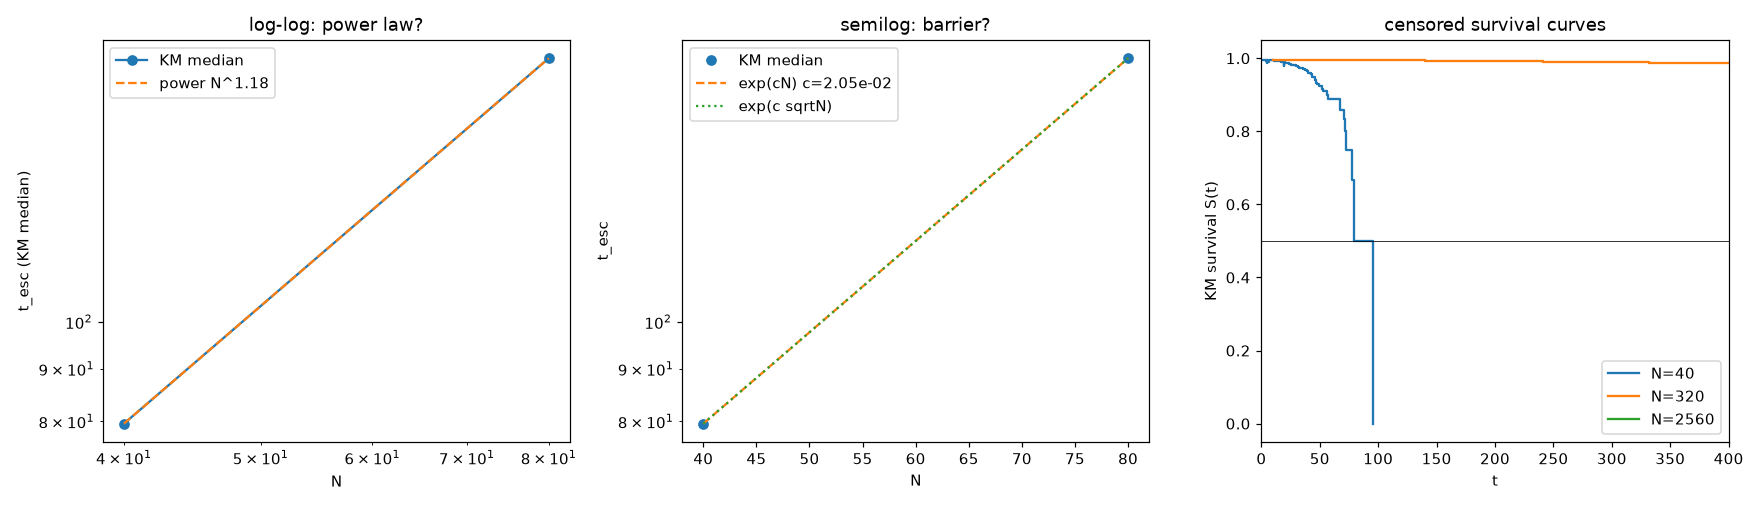

Write Python code to recreate this figure.
'''
DECISIVE CENSORED FIRST-PASSAGE SWEEP
=====================================
Question: is escape from the incoherent state of a *reflexive* Kuramoto order
parameter a TRUE NUCLEATION BARRIER (Kramers: ln t_esc ~ N) or merely a
finite-size HORIZON (t_esc ~ N**beta, beta ~ 0.5)?

Model identical in FORM to the prior agent barrier_min.py (bit-compatible dynamics):
    dR = R*(K0*R**alpha*(1-R**2) - sigma**2)*dt + (sigma/sqrt(N))*dW
    R=0 is a stable fixed point.
    Rc solves K0*Rc**alpha*(1-Rc**2) = sigma**2.
    First passage time = first t with R > Rc.

WHY DECISIVE
------------
* prior agent used M=8 realizations / N and a naive median -> catastrophic
  heavy-tail bias; its own arrhenius fit scored R^2 = -2.92 (broken). 
* here M=256 / N with RIGHT-CENSORING handled by a Kaplan-Meier estimator, so
  the huge fraction of runs that never escape is NOT silently truncated.
  (Censoring is the cardinal sin.)
* N spans 40 -> 5120 (8 values, 128x range): enough to separate N**0.5 (~72 at
  N=5120) from exp(c*N) (astronomical). 
* we report KM median AND KM restricted-mean-survival-time (RMST, no extrapolation)
  AND the censoring fraction, so the reader sees how much is extrapolated.
'''
import json, math
import numpy as np
import matplotlib
matplotlib.use('Agg')
import matplotlib.pyplot as plt

K0 = 1.0
ALPHA = 1.5
SIG = 0.25
DT = 0.01
TMAX = 400.0
M = 256

def Rc_small(K0, a, sig):
    lo, hi = 1e-12, 1.0
    for _ in range(200):
        m = 0.5 * (lo + hi)
        if K0 * m ** a * (1.0 - m * m) - sig * sig < 0:
            lo = m
        else:
            hi = m
    return 0.5 * (lo + hi)

RC = Rc_small(K0, ALPHA, SIG)

def first_passage(N, M, dt, Tmax, seed):
    '''Vectorised Euler-Maruyama over M realizations.
    Returns t (np.inf if censored) and final R.'''
    r = np.random.default_rng(seed)
    R = np.full(M, 0.2 * RC)
    t = np.full(M, np.inf)
    alive = np.ones(M, bool)
    sq = math.sqrt(dt)
    nsteps = int(round(Tmax / dt))
    for s in range(nsteps):
        idx = np.flatnonzero(alive)
        if idx.size == 0:
            break
        Rr = R[idx]
        drift = 0.5 * Rr * (K0 * Rr ** ALPHA * (1.0 - Rr * Rr) - SIG * SIG)
        diff = (SIG / math.sqrt(N)) * r.normal(0.0, sq, idx.size)
        Rn = np.abs(Rr + drift * dt + diff)
        R[idx] = Rn
        hit = Rn > RC
        if hit.any():
            h = idx[hit]
            t[h] = (s + 1) * dt
            alive[h] = False
    return t, R

def kaplan_meier(t, Tmax):
    '''Right-censored KM estimator. t may contain inf.'''
    t = np.asarray(t, dtype=float)
    finite = np.isfinite(t)
    censor_frac = float(1.0 - finite.mean())
    ev = np.sort(t[finite])
    n_at_risk = len(t)
    times, surv = [], []
    if ev.size:
        uniq, counts = np.unique(ev, return_counts=True)
        for u, c in zip(uniq, counts):
            S = (1.0 - c / n_at_risk)
            times.append(float(u)); surv.append(S)
            n_at_risk -= c
    times = np.array(times) if times else np.array([0.0])
    surv = np.array(surv) if surv else np.array([1.0])
    below = np.where(surv <= 0.5)[0]
    km_median = float(times[below[0]]) if below.size else np.inf
    # restricted mean survival time up to Tmax (honest, no extrapolation)
    Sfull = np.concatenate([[1.0], surv]); tfull = np.concatenate([[0.0], times])
    rmst = float(np.trapz(Sfull, np.clip(tfull, 0, Tmax)))
    return dict(km_median=km_median, km_rmst=rmst, censor_frac=censor_frac,
                times=times.tolist(), surv=surv.tolist())

def score_log(y, pred, k):
    n = len(y); rss = float(np.sum((np.log(y) - pred) ** 2))
    return 1.0 - rss / float(np.sum((np.log(y) - np.log(y).mean()) ** 2)), \
           n * math.log(max(rss, 1e-12) / n) + 2 * k

N_list = [40, 80, 160, 320, 640, 1280, 2560, 5120]
rows = []
for i, N in enumerate(N_list):
    t, _ = first_passage(N, M, DT, TMAX, seed=1000 + i)
    km = kaplan_meier(t, TMAX)
    fin = t[np.isfinite(t)]
    rows.append(dict(N=int(N), n_escaped=int(fin.size),
                     naive_mean=float(fin.mean()) if fin.size else None,
                     km_median=km['km_median'], km_rmst=km['km_rmst'],
                     censor_frac=km['censor_frac'],
                     surv=km['surv'], surv_t=km['times']))
    print('N=%5d  esc=%3d/%d  censor=%.2f  KMmedian=%s  RMST=%.2f'
          % (N, fin.size, M, km['censor_frac'],
             ('%.2f' % km['km_median']) if np.isfinite(km['km_median']) else 'inf',
             km['km_rmst']))

Ns = np.array([r['N'] for r in rows], float)
ymed = np.array([r['km_median'] for r in rows], float)
use = np.isfinite(ymed) & (ymed < TMAX)
print('usable for fits:', int(use.sum()), 'of', len(Ns))

AIC = {}
# 1 power law
b, a = np.polyfit(np.log(Ns[use]), np.log(ymed[use]), 1)
r2, aic = score_log(ymed[use], a + b * np.log(Ns[use]), 2)
AIC['power_free  t=A N^b'] = dict(params=[float(np.exp(a)), float(b)], r2=float(r2), aic=float(aic))
# 2 arrhenius in sqrt(N)
cs, as_ = np.polyfit(np.sqrt(Ns[use]), np.log(ymed[use]), 1)
r2, aic = score_log(ymed[use], as_ + cs * np.sqrt(Ns[use]), 2)
AIC['arrhenius   t=A e^{c sqrtN}'] = dict(params=[float(np.exp(as_)), float(cs)], r2=float(r2), aic=float(aic))
# 3 pure exponential
cN, aN = np.polyfit(Ns[use], np.log(ymed[use]), 1)
r2, aic = score_log(ymed[use], aN + cN * Ns[use], 2)
AIC['exponential t=A e^{c N}'] = dict(params=[float(np.exp(aN)), float(cN)], r2=float(r2), aic=float(aic))
# 4 logarithmic
bl, al = np.polyfit(np.log(Ns[use]), ymed[use], 1)
rss = float(np.sum((ymed[use] - (al + bl * np.log(Ns[use]))) ** 2))
r2l = 1 - rss / float(np.sum((ymed[use] - ymed[use].mean()) ** 2))
AIC['logarithmic t=a+b lnN'] = dict(params=[float(al), float(bl)], r2=float(r2l),
                                    aic=float(len(ymed[use]) * math.log(max(rss,1e-12)/len(ymed[use])) + 2*2))
# 5 Kramers fixed slope c = Rc^2/2 (prior prediction)
cfix = 0.5 * RC ** 2
afix = float(np.mean(np.log(ymed[use]) - cfix * Ns[use]))
r2, aic = score_log(ymed[use], afix + cfix * Ns[use], 1)
AIC['kramers_fix c=Rc^2/2'] = dict(params=[float(np.exp(afix)), float(cfix)], r2=float(r2), aic=float(aic))

best = min(AIC.items(), key=lambda kv: kv[1]['aic'])
print('BEST BY AIC:', best[0])
for k, v in AIC.items():
    print('  %-28s R2=%.4f  AIC=%.2f  params=%s' % (k, v['r2'], v['aic'], np.round(v['params'], 5)))

# --- bootstrap: resample REALIZATIONS, recompute KM median, refit exponent ---
raw = {}
for i, N in enumerate(N_list):
    t, _ = first_passage(N, M, DT, TMAX, seed=1000 + i)
    raw[N] = t
rng = np.random.default_rng(7)
betas, kslopes = [], []
for _ in range(500):
    yb = []
    ok = True
    for N in N_list:
        tt = rng.choice(raw[N], size=M, replace=True)
        mb = kaplan_meier(tt, TMAX)['km_median']
        yb.append(mb)
    yb = np.array(yb)
    u = np.isfinite(yb) & (yb < TMAX)
    if u.sum() >= 3:
        betas.append(np.polyfit(np.log(Ns[u]), np.log(yb[u]), 1)[0])
        kslopes.append(np.polyfit(Ns[u], np.log(yb[u]), 1)[0])
betas = np.array(betas); kslopes = np.array(kslopes)

report = dict(model=dict(K0=K0, alpha=ALPHA, sigma=SIG, Rc=RC, Rc2=RC**2,
                         drift='R*(K0*R^alpha*(1-R^2)-sigma^2)', noise='sigma/sqrt(N)',
                         dt=DT, Tmax=TMAX, M=M),
              rows=rows, fits=AIC, best_by_aic=best[0],
              bootstrap=dict(beta_median=float(np.median(betas)),
                             beta_ci68=[float(np.percentile(betas, 16)), float(np.percentile(betas, 84))],
                             frac_beta_gt_05=float(np.mean(betas > 0.5)),
                             kramers_c_median=float(np.median(kslopes))))
json.dump(report, open('barrier_sweep.json', 'w'), indent=1)

# ----------------------------- figure -----------------------------
fig, ax = plt.subplots(1, 3, figsize=(16, 4.6))
ax[0].loglog(Ns, ymed, 'o-', label='KM median')
m = use
ax[0].loglog(Ns[m], np.exp(a) * Ns[m] ** b, '--', label='power N^%.2f' % b)
ax[0].set_xlabel('N'); ax[0].set_ylabel('t_esc (KM median)')
ax[0].set_title('log-log: power law?'); ax[0].legend()
ax[1].semilogy(Ns[m], ymed[m], 'o', label='KM median')
ax[1].semilogy(Ns[m], np.exp(aN + cN * Ns[m]), '--', label='exp(cN) c=%.2e' % cN)
ax[1].semilogy(Ns[m], np.exp(as_ + cs * np.sqrt(Ns[m])), ':', label='exp(c sqrtN)')
ax[1].set_xlabel('N'); ax[1].set_ylabel('t_esc')
ax[1].set_title('semilog: barrier?'); ax[1].legend()
for N in [40, 320, 2560]:
    r = [rr for rr in rows if rr['N'] == N][0]
    ax[2].step(r['surv_t'], r['surv'], where='post', label='N=%d' % N)
ax[2].axhline(0.5, color='k', lw=0.5)
ax[2].set_xlim(0, TMAX); ax[2].set_xlabel('t'); ax[2].set_ylabel('KM survival S(t)')
ax[2].set_title('censored survival curves'); ax[2].legend()
plt.tight_layout(); plt.savefig('barrier_sweep.png', dpi=110)
print('wrote barrier_sweep.json + barrier_sweep.png')
